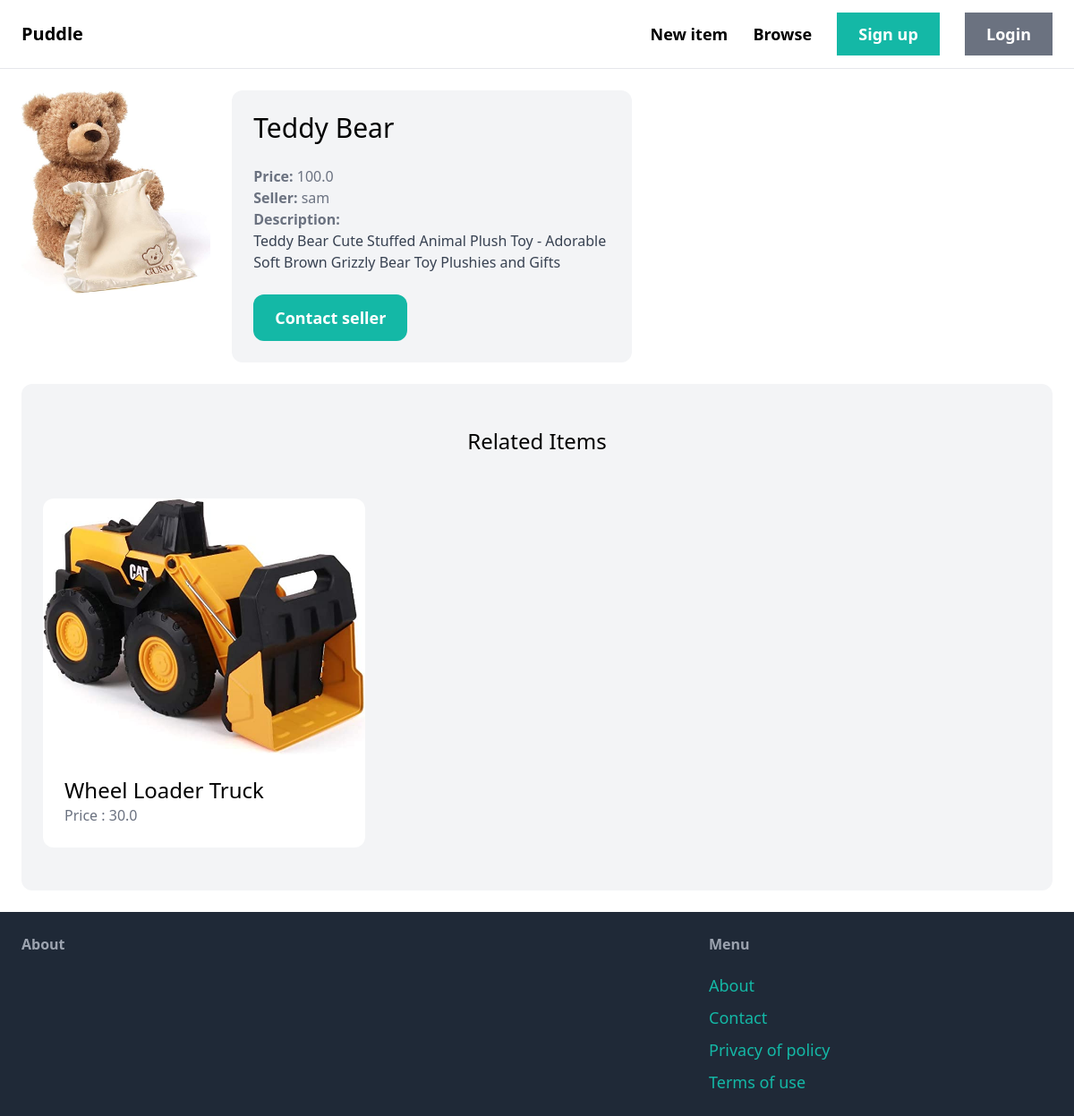
Page /items/1/ on the committed database.
### item/models.py (models this page shows, shortened)
class Item(models.Model):
    category = models.ForeignKey(Category, related_name='items', on_delete=models.CASCADE)
    name = models.CharField(max_length=255)
    description = models.TextField(blank=True, null=True)
    price = models.FloatField()
    image = models.ImageField(upload_to='item_images', blank=True, null=True)
    is_sold = models.BooleanField(default=False)
    created_by = models.ForeignKey(User, related_name='items', on_delete=models.CASCADE)
    created_at = models.DateTimeField(auto_now_add=True)

### item/views.py (the view)
# urls.py: path('items/<int:pk>/', views.detail, name='detail'),
def detail(request, pk):
    item = get_object_or_404(Item, pk=pk)
    related_items = Item.objects.filter(category=item.category, is_sold=False).exclude(pk=pk)[0:3]
    return render(request, 'item/detail.html', {"item" : item, "related_items" : related_items})

### item/templates/item/detail.html (shortened to what this page needs)
{% extends 'marketplace_app/base.html' %}
{% block content %}
<div class="grid grid-cols-5 gap-6">
    <div class="col-span=3">
        <img src="{{ item.image.url }}" class="rounded-xl">
    </div>
    <div class="col-span-2 p-6 bg-gray-100 rounded-xl">
        <h1 class="mb-6 text-3xl">{{ item.name }}</h1>
        <p class="text-gray-500"><strong>Price: </strong>{{ item.price }}</p>
        <p class="text-gray-500"><strong>Seller: </strong>{{ item.created_by }}</p>
        {% if item.description %}
            <p class="text-gray-700">
                <strong class='text-gray-500'>Description:</strong><br>
                {{ item.description }}
            </p>
        {% endif %}
        <a href="#" class="inline-block mt-6 px-6 py-3 text-lg font-semibold bg-teal-500 text-white rounded-xl hover:bg-teal-700">Contact seller</a>
    </div>
</div>
<div class="mt-6 px-6 py-12 bg-gray-100 rounded-xl">
    <h2 class="mb-12 text-2xl text-center">Related Items</h2>
    <div class="grid grid-cols-3 gap-3">
        {% for item in related_items %}
            <div>
                <a href= "{% url 'item:detail' item.id %}">
                    <div>
                        <img src="{{ item.image.url }}" class="rounded-t-xl">
                    </div>
                    <div class="p-6 bg-white rounded-b-xl">
                        <h2 class="text-2xl">{{ item.name }}</h2>
                        <p class="text-gray-500">Price : {{ item.price }}</p>
                    </div>
                </a>
            </div>
        {% endfor %}
    </div>
</div>
{% endblock %}

### rows in the picture
Item: image (picture), name "Teddy Bear", price "100.0", created_by "sam", description "Teddy Bear Cute Stuffed Animal Plush Toy - Adorable Soft Brown Grizzly Bear Toy Plushies and Gifts"
Item: image (picture), name "Wheel Loader Truck", price "30.0"
